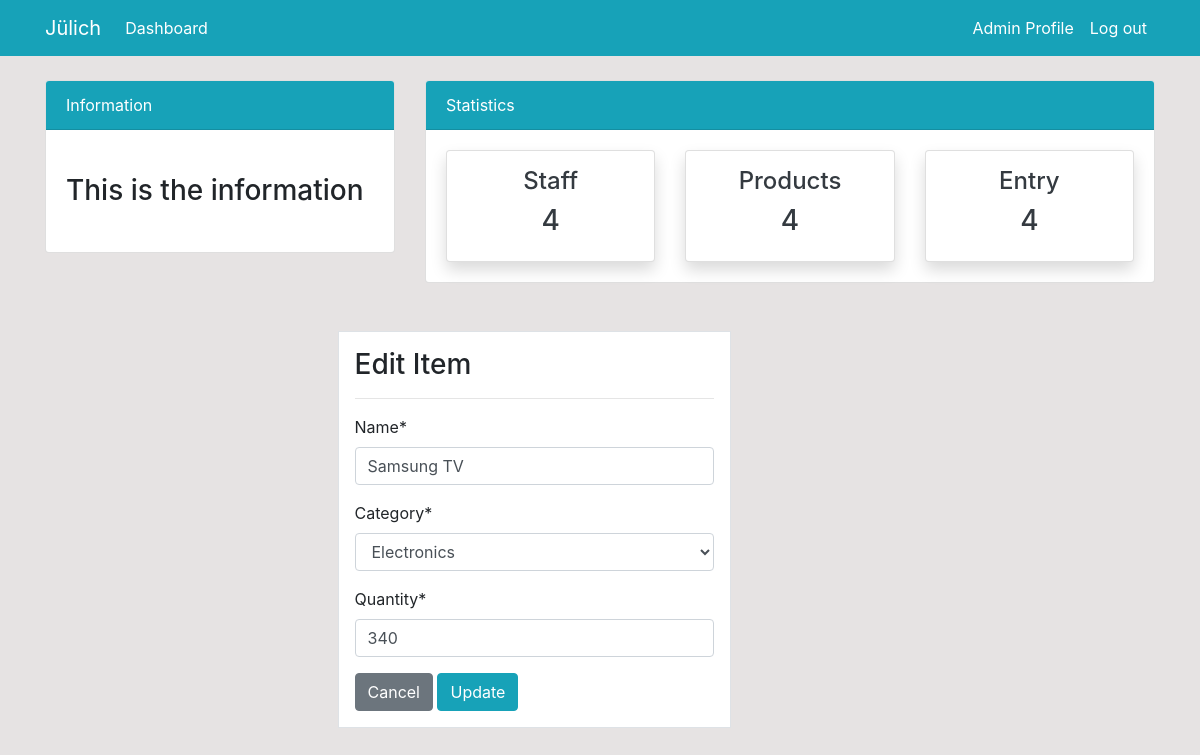
/product/update/4/, run on the app's committed database.
### dashboard/models.py (models this page shows, shortened)
class Product(models.Model):
    name = models.CharField(max_length=100, null=True)
    category = models.CharField(max_length=20, choices=CATEGORY, null=True)
    quantity = models.PositiveIntegerField(null=True)
    class Meta:
        verbose_name_plural = 'Product'

### dashboard/views.py (the view)
# urls.py: path('product/update/<int:pk>/', views.product_update, name='dashboard-product-update'),
def product_update(request, pk):
    items = Product.objects.get(id=pk)
    if request.method == 'POST':
        form = ProductForm(request.POST, instance=items)
        if form.is_valid():
            form.save()
            return redirect('dashboard-product')
    else:
        form = ProductForm(instance=items)
        context = {'form': form }
        return render(request, 'dashboard/product_update.html', context)

### dashboard/forms.py
class ProductForm(forms.ModelForm):
    class Meta:
        model = Product
        fields = ['name', 'category', 'quantity']

### Templates/dashboard/product_update.html (shortened to what this page needs)
<!DOCTYPE html>
<html lang="en">
<head>
</head>
<body>
   {% extends 'partials/base.html' %}
     {% load crispy_forms_tags %}
       {% block content %}
   <div class="container">
       <div class="row mt-5 offset-md-3">
           <div class="col-md-6">
               <div class="border bg-white p-3">
                   <h3> Edit Item </h3>
                   <hr>
<form method="POST">
    {{ form|crispy }}
    <a class="btn btn-secondary" href="{% url 'dashboard-product' %}">Cancel</a>
    <input class="btn btn-info" type="submit" value="Update">
</form>
               </div>
           </div>
       </div>
   </div>
{% endblock %}

### static/style.css (style rules this page uses)
body { background:rgb(230, 227, 227); }

### data on the page
Product: name "Samsung TV", category "Electronics", quantity "340"
